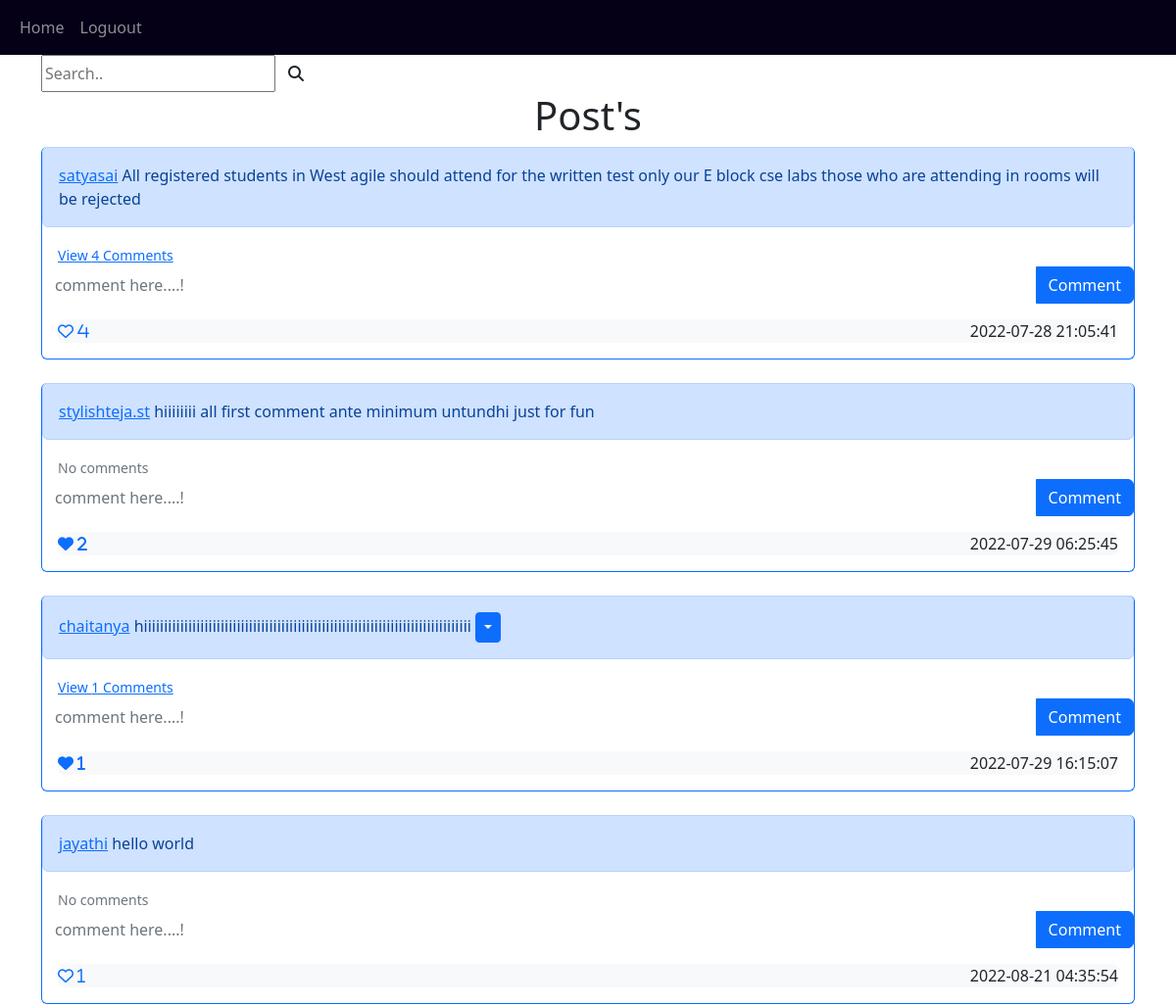
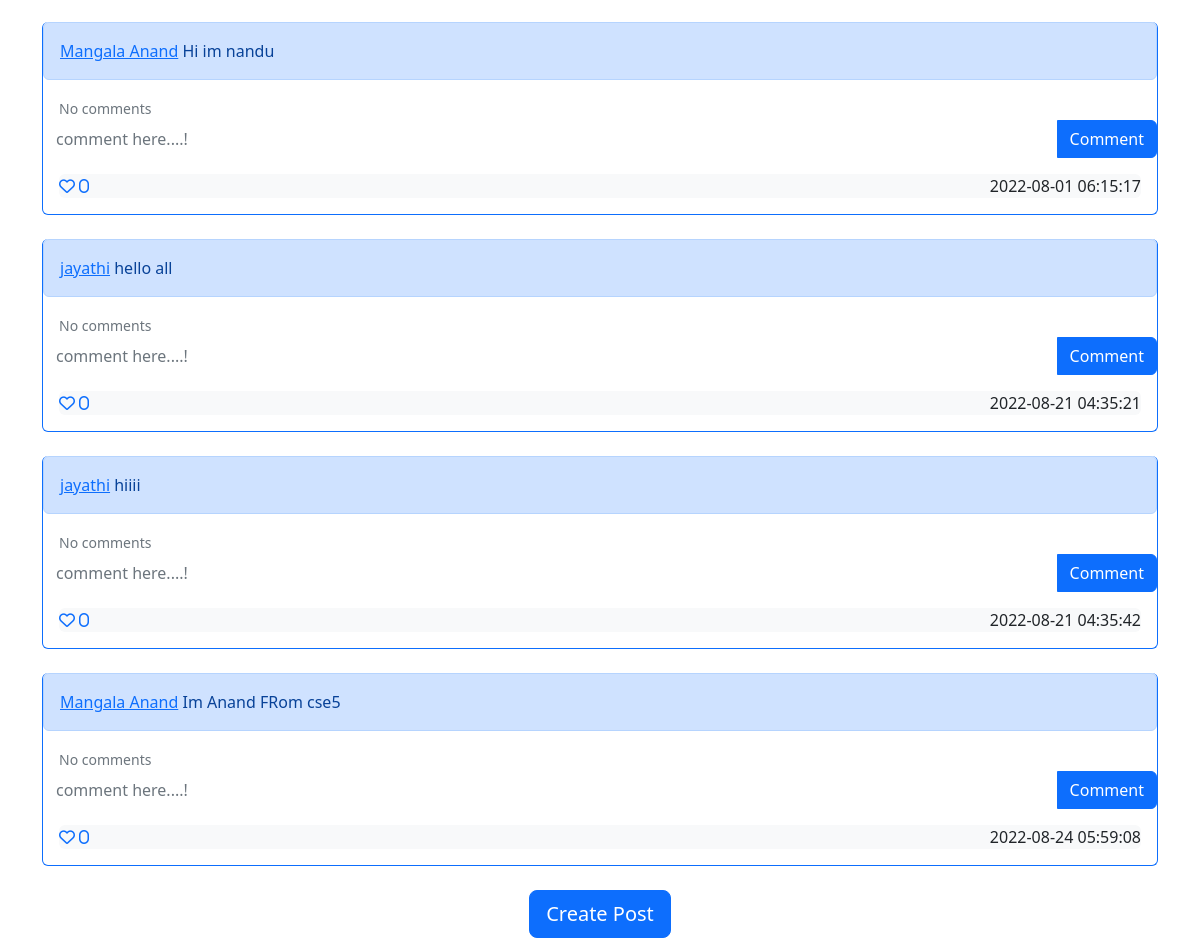
/ (signed in), run on the app's committed database (2 pictures, top to bottom).
### web/models.py (models this page shows)
class Post(db.Model):
    id=db.Column(db.Integer,primary_key=True)
    post_text=db.Column(db.String(256),nullable=False)
    date_created=db.Column(db.DateTime(timezone=True),default=func.now())
    author=db.Column(db.Integer,db.ForeignKey('user.id',ondelete="CASCADE"),nullable=False)
    count = db.Column(db.Integer,nullable=True)
    comments=db.relationship('Comments',backref='post',passive_deletes=True)
    likes=db.relationship('Likes',backref='post',passive_deletes=True)

class User(db.Model,UserMixin):
    id=db.Column(db.Integer,primary_key=True)
    email=db.Column(db.String(150),unique=True)
    username=db.Column(db.String(150),unique=True)
    password=db.Column(db.String(160),unique=True)
    date_created=db.Column(db.DateTime(timezone=True),default=func.now())
    posts=db.relationship('Post',backref='user',passive_deletes=True)
    comments=db.relationship('Comments',backref='user',passive_deletes=True)
    likes=db.relationship('Likes',backref='user',passive_deletes=True)

### web/views.py (the view)
@views.route('/home')
@views.route('/')
@login_required
def home():
    rule = request.url_rule
    post=Post.query.order_by(desc(Post.count))
    print(post)
    return render_template('home.html',user=current_user,posts=post,rule=str(rule))

### web/__init__.py (called while the page is built)
def create_app():
    app=Flask(__name__)
    app.config['SECRET_KEY']='SATYASAIRAZOLE'
    app.config['SQLALCHEMY_DATABASE_URI']="sqlite:///blog.db"
    db.init_app(app)
    from .views import views
    from .auth import auth
    app.register_blueprint(views,url_prefix='/')
    app.register_blueprint(auth,url_prefix='/')
    from .models import User,Post,Comments,Likes
    create_database(app)
    login_manager=LoginManager()
    login_manager.login_view="auth.login"
    login_manager.init_app(app)
    @login_manager.user_loader
    def load_user(id):
        return User.query.get(int(id))
    return app

### web/templates/home.html (shortened to what this page needs)
{% extends 'post_div.html' %}
{% block header %}Post's{% endblock %}

### web/templates/post_div.html (shortened to what this page needs)
{% extends 'base.html'%}
{% block content%}
{% if rule == '/' %}
     <form method="get" class="d-flex" action="/search">
        <input class="form-controlme-2" type="search" placeholder="Search.." name="srch">
        <button class="btn" type="submit"><i class="fa fa-search"></i></button>
      </form>
{% endif %}
<h1 align="center">{%block header%}{{username}}'s Posts{%endblock%}</h1>
<div id="posts">
{% for post in posts%}
<div class="border border-top-0 border-primary rounded">
<div class="alert alert-primary" role="alert">
    <a href="/post/{{post.user.username}}">{{post.user.username}}</a> {{post.post_text}}
    {% if user.id==post.author %}
    <div class="btn-group">
    <button type="button" class="btn btn-sm btn-primary dropdown-toggle" data-bs-toggle="dropdown"></button>
    </div>
    {% endif %}
</div>
<div>
    {% if post.comments|length >0 %}
    <a data-bs-toggle="collapse" href="#comments-expanded-{{post.id}}" role="button">
        <small class="m-3">View {{post.comments|length}} Comments</small>
    </a>
    {% else %}
    <small class="text-muted m-3">No comments</small>
    {% endif%}
<div class="makecomment">
    <form class="input-group mb-3" method="POST" action="/create_comment/{{post.id}}">
        <input type="text" id="text" name="commnet_text" class="form-control" placeholder="comment here....!" style="border-bottom:1px solid blue;border-color:transparent;overflow:auto;"/>
        <button type="submit" class="btn btn-primary">Comment</button>
    </form>
</div>
</div>
<!-- {%set liked=false %}
{%for Like in post.likes %}
    {% if Like.author==current_user.id %}
        {% set liked=true %}
    {% endif %}
{% endfor %}
{% if liked%}
    {%  set icon_name="fas fa-heart" %}
{% else %}
{%  set icon_name="far fa-heart" %}
{% endif %} -->
<div class="d-flex m-3 justify-content-between bg-light rounded">
     {% if user.id in post.likes|map(attribute="author")|list %}
     <a href="/like_post/{{post.id}}"><i class="fas fa-heart"> {{post.likes|length}}</i></a>
     {% else %}
     <a href="/like_post/{{post.id}}"><i class="far fa-heart"> {{post.likes|length}}</i></a>
     {% endif %}
    {{post.date_created}}</div>
</div>
<br>
{% endfor %}
</div>
{%block footer%}
    <div align="center">
        <a href="{{url_for('views.create_post')}}"><button type="button" class="btn btn-lg btn-primary">Create Post</button></a>
    </div>
    {% endblock %}
{% endblock %}

### data on the page
Post: user.username "satyasai", post_text "All registered students in West agile should attend for the written test only our E block cse labs those who are attending in rooms will be rejected", comments|length "4", likes|length "4", date_created "2022-07-28 21:05:41"
Post: user.username "stylishteja.st", post_text "hiiiiiiii all first comment ante minimum untundhi just for fun", shows "No comments", likes|length "2", date_created "2022-07-29 06:25:45"
Post: user.username "chaitanya", post_text "hiiiiiiiiiiiiiiiiiiiiiiiiiiiiiiiiiiiiiiiiiiiiiiiiiiiiiiiiiiiiiiiiiiiiiiiiiiiiiiiii", comments|length "1", likes|length "1", date_created "2022-07-29 16:15:07"
Post: user.username "jayathi", post_text "hello world", shows "No comments", likes|length "1", date_created "2022-08-21 04:35:54"
Post: user.username "Mangala Anand", post_text "Hi im nandu", shows "No comments", likes|length "0", date_created "2022-08-01 06:15:17"
Post: user.username "jayathi", post_text "hello all", shows "No comments", likes|length "0", date_created "2022-08-21 04:35:21"
Post: user.username "jayathi", post_text "hiiii", shows "No comments", likes|length "0", date_created "2022-08-21 04:35:42"
Post: user.username "Mangala Anand", post_text "Im Anand FRom cse5", shows "No comments", likes|length "0", date_created "2022-08-24 05:59:08"
